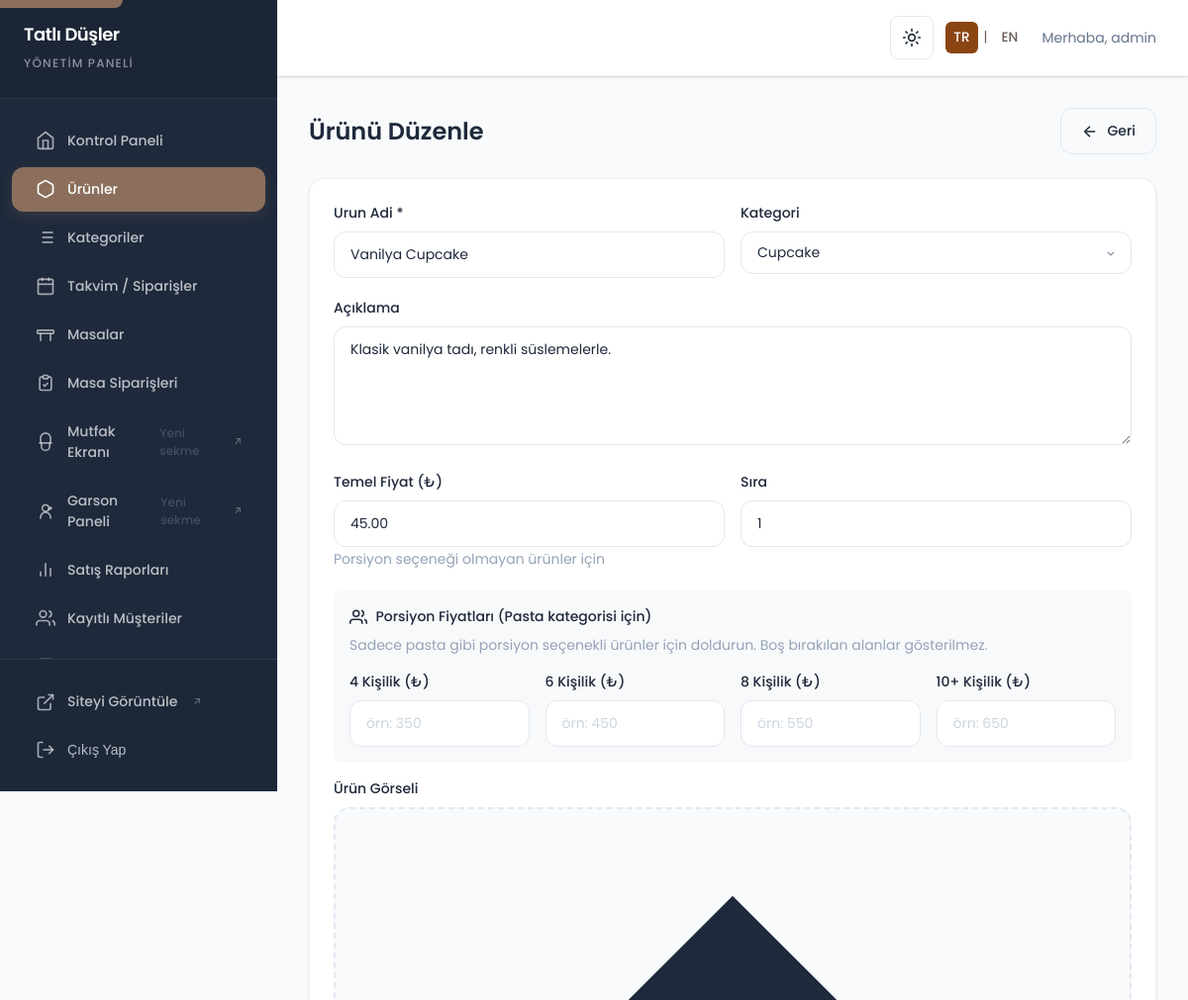
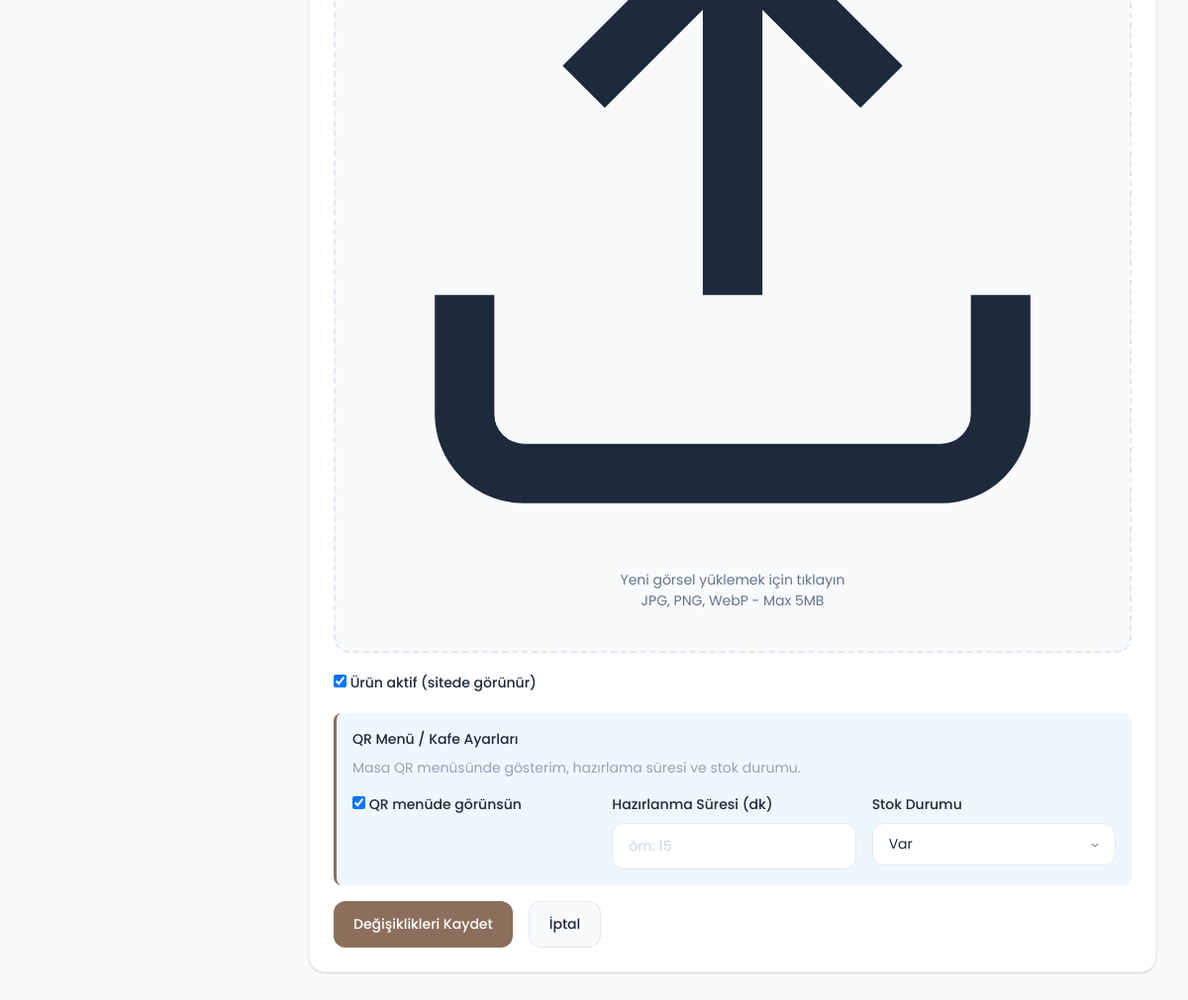
The page /admin/urun-duzenle.php?id=3 (signed in) on the database its author committed (2 pictures, top to bottom).
### tables this page shows
CREATE TABLE IF NOT EXISTS urunler (
    id INT AUTO_INCREMENT PRIMARY KEY,
    kategori_id INT,
    isim VARCHAR(200) NOT NULL,
    aciklama TEXT,
    fiyat DECIMAL(10,2) DEFAULT 0.00,
    fiyat_4kisi DECIMAL(10,2) DEFAULT NULL,
    fiyat_6kisi DECIMAL(10,2) DEFAULT NULL,
    fiyat_8kisi DECIMAL(10,2) DEFAULT NULL,
    fiyat_10kisi DECIMAL(10,2) DEFAULT NULL,
    gorsel VARCHAR(255),
    aktif TINYINT(1) DEFAULT 1,
    sira INT DEFAULT 0,
    created_at TIMESTAMP DEFAULT CURRENT_TIMESTAMP,
    updated_at TIMESTAMP DEFAULT CURRENT_TIMESTAMP ON UPDATE CURRENT_TIMESTAMP,
    FOREIGN KEY (kategori_id) REFERENCES kategoriler(id) ON DELETE SET NULL
);

CREATE TABLE IF NOT EXISTS kategoriler (
    id INT AUTO_INCREMENT PRIMARY KEY,
    isim VARCHAR(100) NOT NULL,
    slug VARCHAR(100) NOT NULL UNIQUE,
    sira INT DEFAULT 0,
    created_at TIMESTAMP DEFAULT CURRENT_TIMESTAMP
);

### admin/urun-duzenle.php (the view, shortened to what the rows shown need)
<?php
$urunService = urun_service();
$id = isset($_GET['id']) ? (int)$_GET['id'] : 0;
$product = $urunService->find($id);
$categories = getCategories();
require_once __DIR__ . '/includes/header.php';
?>
<div class="u-page-header-row">
    <h2>Ürünü Düzenle</h2>
</div>
<div class="card">
    <div class="card-body">
        <form method="POST" enctype="multipart/form-data">
            <div class="form-row">
                <div class="form-group">
                    <label for="isim">Urun Adi *</label>
                    <input type="text" id="isim" name="isim" class="form-control" required
                           value="<?= e($_POST['isim'] ?? $product['isim']) ?>">
                </div>
                <div class="form-group">
                    <label for="kategori_id">Kategori</label>
                    <select id="kategori_id" name="kategori_id" class="form-control">
                        <?php foreach ($categories as $cat): ?>
                            <option value="<?= $cat['id'] ?>" <?= ($_POST['kategori_id'] ?? $product['kategori_id']) == $cat['id'] ? 'selected' : '' ?>>
                                <?= e($cat['isim']) ?>
                            </option>
                        <?php endforeach; ?>
                    </select>
                </div>
            </div>
            <div class="form-group">
                <label for="aciklama">Açıklama</label>
                <textarea id="aciklama" name="aciklama" class="form-control"><?= e($_POST['aciklama'] ?? $product['aciklama']) ?></textarea>
            </div>
            <div class="form-row">
                <div class="form-group">
                    <label for="fiyat">Temel Fiyat (₺)</label>
                    <input type="number" id="fiyat" name="fiyat" class="form-control" step="0.01" min="0"
                           value="<?= e($_POST['fiyat'] ?? $product['fiyat']) ?>">
                    <small class="u-text-admin-light">Porsiyon seçeneği olmayan ürünler için</small>
                </div>
                <div class="form-group">
                    <label for="sira">Sıra</label>
                    <input type="number" id="sira" name="sira" class="form-control" min="0"
                           value="<?= e($_POST['sira'] ?? $product['sira']) ?>">
                </div>
            </div>
            <div class="form-group">
                <label class="u-check-row">
                    <input type="checkbox" name="aktif" value="1" <?= ($_POST['aktif'] ?? $product['aktif']) ? 'checked' : '' ?>>
                    Ürün aktif (sitede görünür)
                </label>
            </div>
            <div class="form-group u-info-banner">
                <div class="u-grid-3">
                    <div class="form-group u-mb-0">
                        <label class="u-check-row">
                            <input type="checkbox" name="cafe_menusu" value="1" <?= (isset($_POST['cafe_menusu']) ? $_POST['cafe_menusu'] : ($product['cafe_menusu'] ?? 1)) ? 'checked' : '' ?>>
                            QR menüde görünsün
                        </label>
                    </div>
                    <div class="form-group u-mb-0">
                        <label for="stok_durumu">Stok Durumu</label>
                        <select id="stok_durumu" name="stok_durumu" class="form-control">
                            <?php $curStok = $_POST['stok_durumu'] ?? $product['stok_durumu'] ?? 'var'; ?>
                            <option value="var" <?= $curStok === 'var' ? 'selected' : '' ?>>Var</option>
                        </select>
                    </div>
                </div>
            </div>
        </form>
    </div>
</div>
<?php require_once __DIR__ . '/includes/footer.php'; ?>

### rows shown on the page
urunler: isim "Vanilya Cupcake", kategori_id "Cupcake", aciklama "Klasik vanilya tadı, renkli süslemelerle.", fiyat "45.00", sira "1", aktif "☑", cafe_menusu "☑", stok_durumu "Var"

### other values the page prints
SITE_NAME "Tatlı Düşler"
t('admin.panel_title') "YÖNETIM PANELI"
t('admin.dashboard') "Kontrol Paneli"
t('admin.products') "Ürünler"
t('admin.categories') "Kategoriler"
t('admin.calendar') "Takvim / Siparişler"
t('admin.tables') "Masalar"
t('admin.table_orders') "Masa Siparişleri"
t('admin.kitchen') "Mutfak Ekranı"
t('admin.new_tab') "Yeni sekme"
t('admin.waiter') "Garson Paneli"
t('admin.reports') "Satış Raporları"
t('admin.customers') "Kayıtlı Müşteriler"
t('admin.view_site') "Siteyi Görüntüle"
t('nav.logout') "Çıkış Yap"
